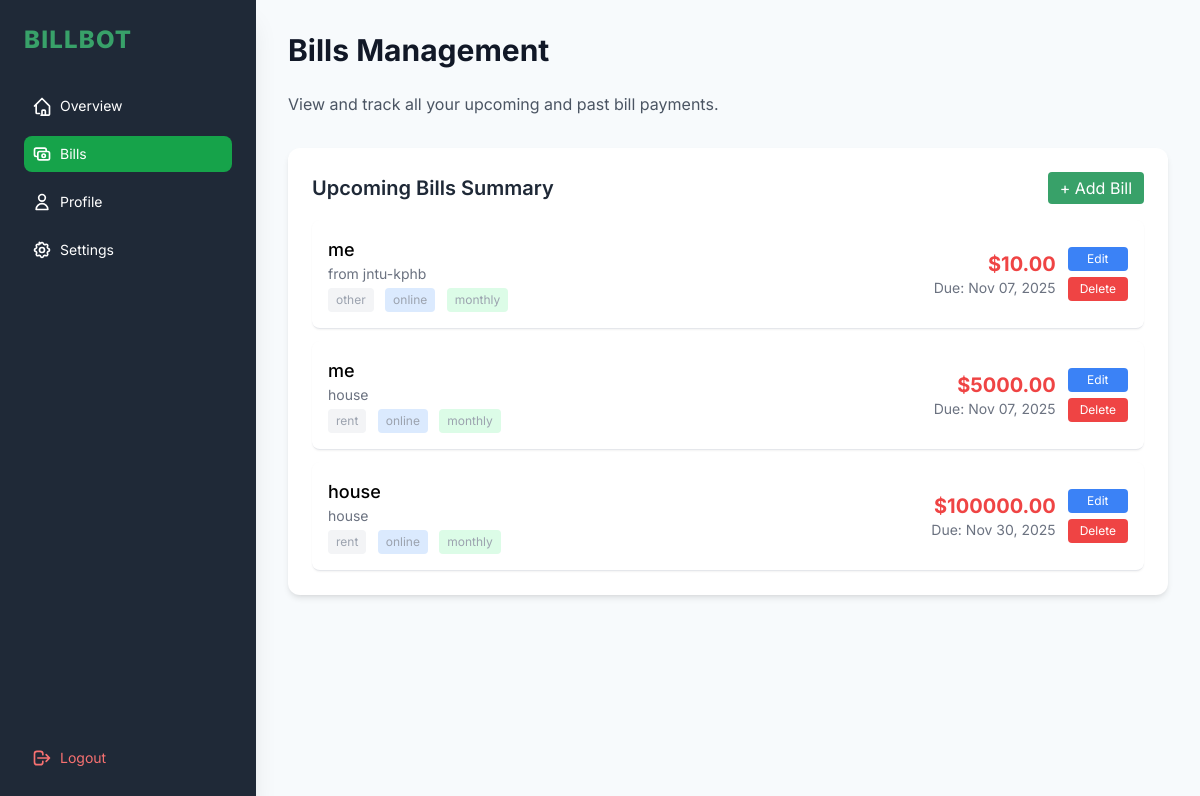
The app's page /bills (signed in) with its own data.
### models.py (models this page shows, shortened)
class Bill(db.Model):
    __tablename__ = 'bills'
    id = Column(String(36), primary_key=True, default=generate_uuid)
    user_id = Column(String(36), ForeignKey('users.id'), nullable=False)
    name = Column(String(255), nullable=False)
    description = Column(Text, nullable=True)
    tag = Column(String(100), nullable=True)
    payment_mode = Column(String(100), nullable=True)
    amount_cents = Column(Integer, nullable=False, default=0)
    period = Column(String(50), nullable=True)  # e.g., monthly, yearly
    last_paid = Column(DateTime, nullable=True)
    next_due = Column(DateTime, nullable=True)
    due_date = Column(DateTime, nullable=True)
    created_at = Column(DateTime, default=datetime.utcnow)

### app.py (the view)
@app.route('/bills', methods=['GET'])
def bills():
    user = get_current_user()
    if not user:
        return redirect(url_for('index'))
    bills = Bill.query.filter_by(user_id=user.id).order_by(Bill.next_due.asc().nulls_last()).all()
    return render_template('bills.html', bills=bills)

### app.py (called while the page is built)
def get_current_user():
    user_id = session.get('user_id')
    if not user_id:
        return None
    return User.query.get(user_id)

### templates/bills.html (shortened to what this page needs)
<!DOCTYPE html>
<html lang="en">
<head>
    <script src="https://cdn.tailwindcss.com"></script>
    <link rel="stylesheet" href="{{ url_for('static', filename='css/bills.css') }}">
</head>
<body>
    {% include 'sidebar.html' %}
    <main class="main-content p-8">
        <h1 class="text-3xl font-bold text-gray-900 mb-6">Bills Management</h1>
        <p class="text-gray-600 mb-8">View and track all your upcoming and past bill payments.</p>
        <div class="card p-6">
            <div class="flex items-center justify-between mb-4">
                <h2 class="text-xl font-semibold text-gray-800">Upcoming Bills Summary</h2>
                <button id="toggleAdd" class="px-3 py-1 bg-[#38A169] text-white rounded">+ Add Bill</button>
            </div>
            <form id="addBillForm" class="space-y-4 mb-6 hidden" method="post" action="/bills/create">
            <ul class="space-y-3">
                {% for bill in bills %}
                <li class="flex justify-between p-4 border-b items-center bg-white rounded-lg shadow-sm">
                    <div class="flex-1">
                        <div class="font-medium text-lg">{{ bill.name }}</div>
                        <div class="text-sm text-gray-500">{{ bill.description or '' }}</div>
                        <div class="text-xs text-gray-400 mt-1">
                            <span class="inline-block bg-gray-100 px-2 py-1 rounded mr-2">{{ bill.tag or 'No category' }}</span>
                            <span class="inline-block bg-blue-100 px-2 py-1 rounded mr-2">{{ bill.payment_mode or '—' }}</span>
                            <span class="inline-block bg-green-100 px-2 py-1 rounded">{{ bill.period or '—' }}</span>
                        </div>
                    </div>
                    <div class="text-right flex items-center space-x-3">
                        <div>
                            <div class="text-red-500 font-bold text-xl">${{ '%.2f' % (bill.amount_cents / 100) }}</div>
                            <div class="text-sm text-gray-500">
                                {% if bill.next_due %}
                                    Due: {{ bill.next_due.strftime('%b %d, %Y') }}
                                {% else %}
                                    No due date
                                {% endif %}
                            </div>
                        </div>
                        <div class="flex flex-col space-y-1">
                            <button data-bill-id="{{ bill.id }}" data-bill-name="{{ bill.name }}" data-bill-description="{{ bill.description or '' }}" data-bill-tag="{{ bill.tag or '' }}" data-bill-payment-mode="{{ bill.payment_mode or '' }}" data-bill-amount="{{ '%.2f' % (bill.amount_cents / 100) }}" data-bill-period="{{ bill.period or '' }}" data-bill-last-paid="{{ bill.last_paid.strftime('%Y-%m-%d') if bill.last_paid else '' }}" class="edit-bill-btn px-3 py-1 text-xs bg-blue-500 text-white rounded hover:bg-blue-600 transition">Edit</button>
                            <form method="post" action="/bills/{{ bill.id }}/delete" onsubmit="return confirm('Are you sure you want to delete this bill?')" class="inline">
                                <button type="submit" class="px-3 py-1 text-xs bg-red-500 text-white rounded hover:bg-red-600 transition">Delete</button>
                            </form>
                        </div>
                    </div>
                </li>
                {% else %}
                <li class="p-4 text-gray-500 text-center bg-gray-50 rounded-lg">No bills yet. Add one using the + button above.</li>
                {% endfor %}
            </ul>
        </div>
    </main>
</body>
</html>

### templates/sidebar.html (shortened to what this page needs)
<aside class="sidebar fixed top-0 left-0 h-full bg-gray-800 text-white p-6 flex flex-col justify-between z-20 shadow-xl">
    <div>
        <div class="text-2xl font-extrabold text-[#38A169] mb-8 tracking-wider">BILLBOT</div>
        <nav class="space-y-3">
            <a href="/overview" class="nav-link flex items-center p-2 rounded-lg text-sm hover:bg-gray-700 transition duration-150" data-page="overview">
                Overview
            </a>
            <a href="/bills" class="nav-link flex items-center p-2 rounded-lg text-sm hover:bg-gray-700 transition duration-150" data-page="bills">
                Bills
            </a>
            <a href="/profile" class="nav-link flex items-center p-2 rounded-lg text-sm hover:bg-gray-700 transition duration-150" data-page="profile">
                <svg class="w-5 h-5 mr-2" fill="none" stroke="currentColor" viewBox="0 0 24 24" xmlns="http://www.w3.org/2000/svg"><path stroke-linecap="round" stroke-linejoin="round" stroke-width="2" d="M16 7a4 4 0 11-8 0 4 4 0 018 0zM12 14a7 7 0 00-7 7h14a7 7 0 00-7-7z"></path></svg>
                Profile
            </a>
            <a href="/settings" class="nav-link flex items-center p-2 rounded-lg text-sm hover:bg-gray-700 transition duration-150" data-page="settings">
                Settings
            </a>
        </nav>
    </div>
    <div class="mt-6">
        <a href="/logout" class="flex items-center p-2 rounded-lg text-sm text-red-400 hover:bg-gray-700 transition duration-150">
            <svg class="w-5 h-5 mr-2" fill="none" stroke="currentColor" viewBox="0 0 24 24" xmlns="http://www.w3.org/2000/svg"><path stroke-linecap="round" stroke-linejoin="round" stroke-width="2" d="M17 16l4-4m0 0l-4-4m4 4H7m6 4v1a3 3 0 01-3 3H6a3 3 0 01-3-3V7a3 3 0 013-3h4a3 3 0 013 3v1"></path></svg>
            Logout
        </a>
    </div>
</aside>

### static/css/bills.css (style rules this page uses)
body { font-family: 'Inter', sans-serif; background-color: #F7FAFC; }
.sidebar { width: 256px; }
.main-content { margin-left: 256px; min-height: 100vh; }
.card { background-color: white; border-radius: 0.75rem; box-shadow: 0 4px 6px -1px rgba(0, 0, 0, 0.1), 0 2px 4px -2px rgba(0, 0, 0, 0.06); }

### records on screen
Bill: name "me", description "from jntu-kphb", tag "other", payment_mode "online", period "monthly", bill.amount_cents/100 "10.00", next_due "Nov 07, 2025"
Bill: name "me", description "house", tag "rent", payment_mode "online", period "monthly", bill.amount_cents/100 "5000.00", next_due "Nov 07, 2025"
Bill: name "house", description "house", tag "rent", payment_mode "online", period "monthly", bill.amount_cents/100 "100000.00", next_due "Nov 30, 2025"
